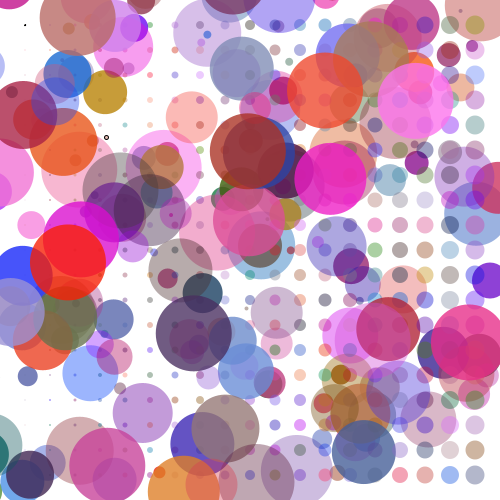
Frame 1 (no input)
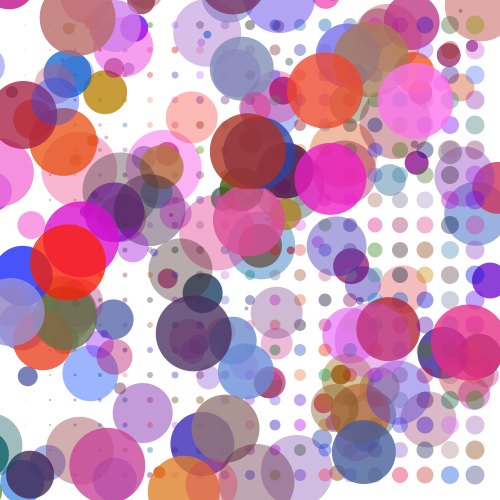
Frame 60 (the mouse pressed at the canvas centre just before this capture)
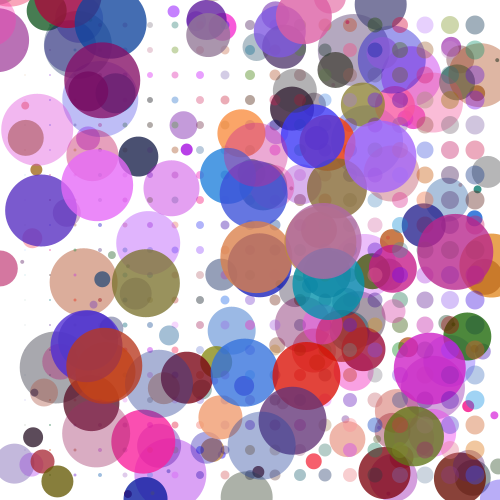
Frame 120 (the mouse held since frame 60 and released just before this capture)

The Processing sketch that drew these frames (run headless with seeded random() and noise(); from frame 60 on, the mouse is pressed at the canvas centre):

// Processing sketch: processing_46778
// ── processing_46778.pde

void setup() {
size(500,500);
smooth();
ellipseMode(CENTER);
 
}
 
void draw () {
background (255);
randomSeed(mouseY);
 
 
//VARIA
int BLUBB1 = 20;
int BLUBB2 = 20;
int BLUBB3 = 20*2;
//int BLUBB4 = 50; 
 
//SCHLEIFCHEN
  for(int j = 1; j<BLUBB1; j++) {
  for(int i = 1; i<BLUBB2; i++) {
 
//FORM    
      BLUBB2 (height*BLUBB1*j,width*BLUBB2/i,i,random(255),random(100),random(255));
      BLUBB1 (width/BLUBB1*j,height/BLUBB2*i,j,random(255),random(155),random(255));
      BLUBB3 (height/BLUBB1*j,width/BLUBB2*i,j,random(255),random(155),random(255));
     // BLUBB4 (mouseX/BLUBB2*j,height/BLUBB3*2,i,random(255),random(155),random(255));
    }
    }
  }
 
 
 
//FUNKTION
  void BLUBB1(float x, float y,float r,float rot, float gruen, float blau) {
 
   
    fill(rot,gruen,blau,100);
    ellipse(x,y,r,r);
    
  }
 
 
  void BLUBB2(float x, float y,float r,float rot, float gruen, float blau) {
     
     
    fill(rot,gruen,blau,100);
    ellipse(random(-500,500),random (-500,500),r*4,r*4);
      
  }
   
   
   void BLUBB3(float x, float y,float r,float rot, float gruen, float blau) {
     
    noStroke();
 
    fill(rot,gruen,blau,200);
    ellipse(random(-500,500),random(-500,500),r*4,r*4);
      
 //void BLUBB4(float x, float y,float r,float rot, float gruen, float blau) {
     
    //noStroke();
 
   // fill(rot,gruen,blau,200);
    //ellipse(random(-500,500),random(-500,500),r*3,r*3);
           
 //}
   }
